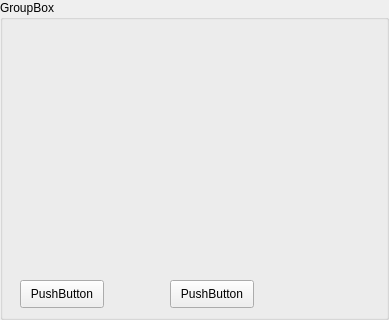
<?xml version="1.0" encoding="UTF-8"?>
<ui version="4.0">
 <class>GroupBox</class>
 <widget class="QGroupBox" name="GroupBox">
  <property name="geometry">
   <rect>
    <x>0</x>
    <y>0</y>
    <width>389</width>
    <height>320</height>
   </rect>
  </property>
  <property name="windowTitle">
   <string>GroupBox</string>
  </property>
  <property name="title">
   <string>GroupBox</string>
  </property>
  <widget class="drawing" name="widget" native="true">
   <property name="geometry">
    <rect>
     <x>20</x>
     <y>40</y>
     <width>241</width>
     <height>231</height>
    </rect>
   </property>
  </widget>
  <widget class="QPushButton" name="pushButton">
   <property name="geometry">
    <rect>
     <x>20</x>
     <y>280</y>
     <width>84</width>
     <height>28</height>
    </rect>
   </property>
   <property name="text">
    <string>PushButton</string>
   </property>
  </widget>
  <widget class="QPushButton" name="pushButton_2">
   <property name="geometry">
    <rect>
     <x>170</x>
     <y>280</y>
     <width>84</width>
     <height>28</height>
    </rect>
   </property>
   <property name="text">
    <string>PushButton</string>
   </property>
  </widget>
 </widget>
 <customwidgets>
  <customwidget>
   <class>drawing</class>
   <extends>QWidget</extends>
   <header>drawing.h</header>
   <container>1</container>
  </customwidget>
 </customwidgets>
 <resources/>
 <connections/>
</ui>
